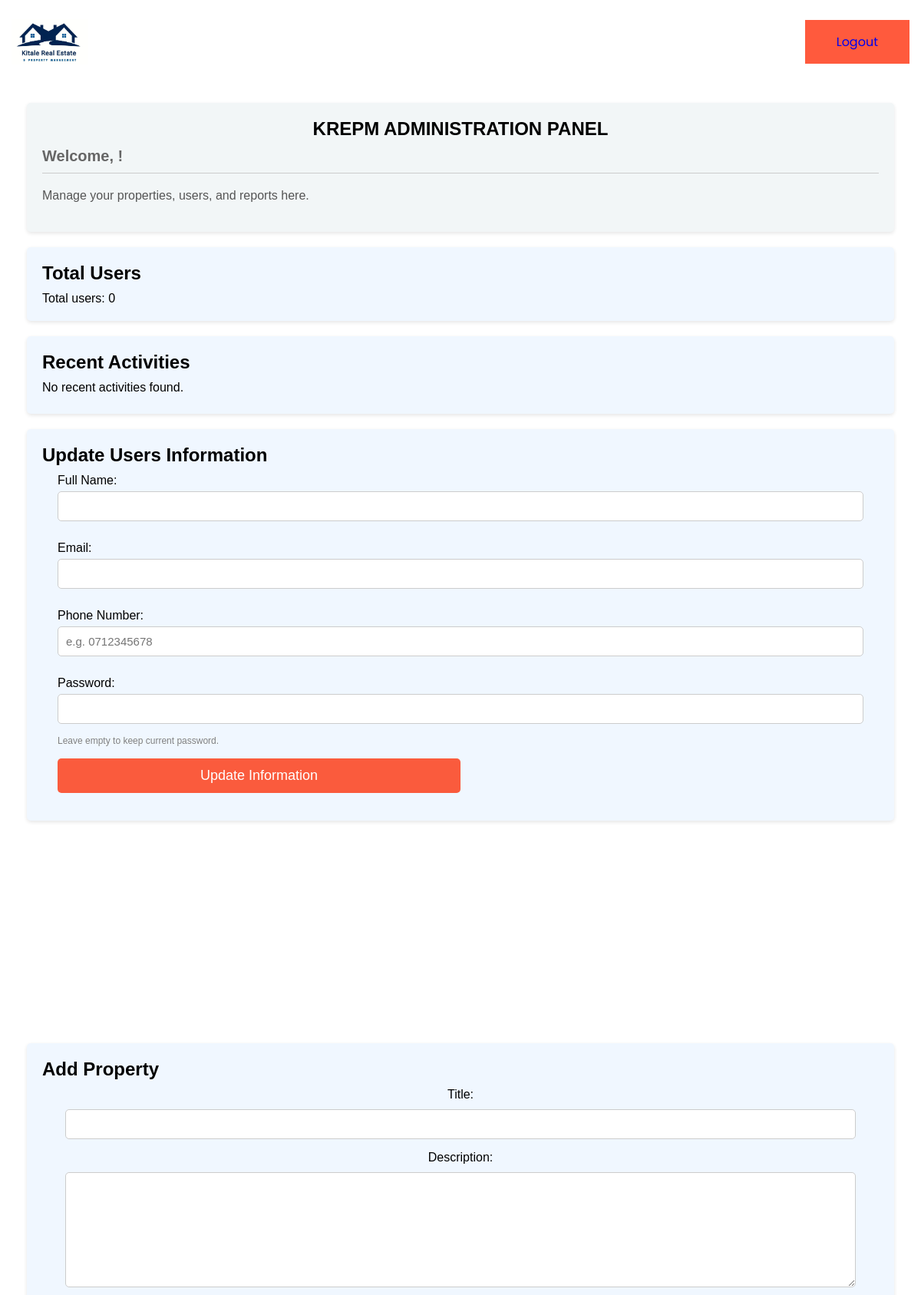
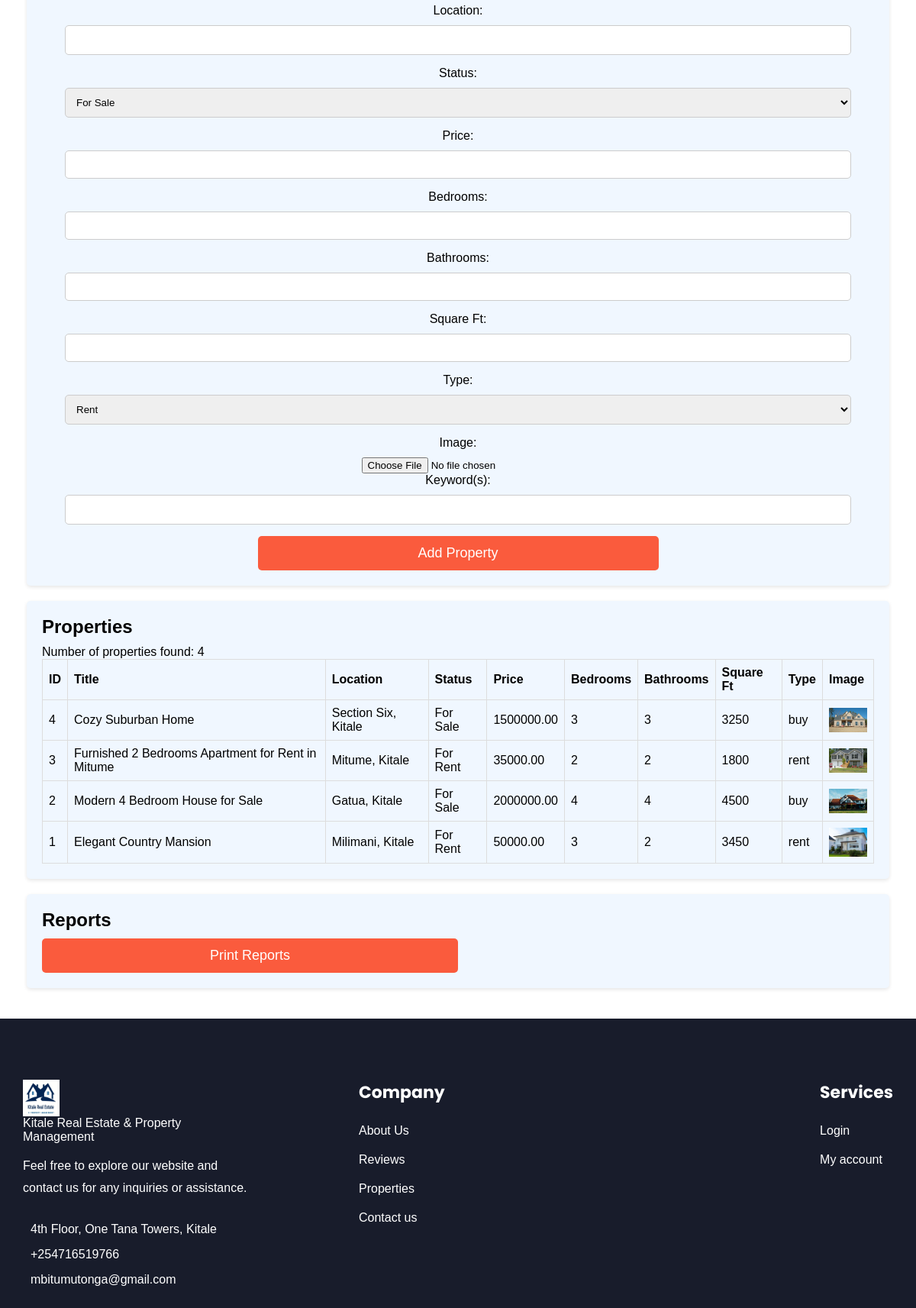
Page /admin_panel.php (signed in, upper part) on the committed database (2 pictures, top to bottom).
### tables this page shows
CREATE TABLE Properties (
    property_id INT AUTO_INCREMENT PRIMARY KEY,
    user_id INT,
    property_type VARCHAR(10),
    image_url VARCHAR(255),
    status VARCHAR(20),
    location VARCHAR(255),
    price DECIMAL(10, 2),
    title VARCHAR(255),
    description TEXT,
    bedrooms INT,
    bathrooms INT,
    square_ft INT,
    keyword VARCHAR(255) NOT NULL,
    created_at TIMESTAMP DEFAULT CURRENT_TIMESTAMP, 
    FOREIGN KEY (user_id) REFERENCES Users(user_id)
);

### admin_panel.php (the view, shortened to what this page needs)
<!DOCTYPE html>
<html lang="en">
<head>
    <link rel="stylesheet" href="./assets/css/admin.css">
    <link rel="stylesheet" href="./assets/css/style.css">
</head>
<body>
  <header class="header" data-header>
    <div class="header-bottom">
      <div class="container">
        <a href="admin_panel.php" class="logo">
        <img src="./assets/images/logo1.jpg" alt="KREPM">
        </a>
        <div class="header-bottom-actions">
          <button class="btn">
            <a href="./logout.php"><span>Logout</span></a>
          </button>
        </div>
      </div>
    </div>
  </header>
  <main>
    <div class="container">
      <div class="dashboard">
        <h1>KREPM ADMINISTRATION PANEL</h1>
        <h2>Welcome, <?php echo $_SESSION['username']; ?>!</h2>
        <hr>
        <p>Manage your properties, users, and reports here.</p></br>
      </div>
      <div class="card total-users" id="total-users">
        <h2>Total Users</h2>
        <p>
          <?php
            require './data/db.php';
            $query = "SELECT COUNT(user_id) AS total_users FROM Users";
            $result = mysqli_query($conn, $query);
            if (mysqli_num_rows($result) > 0) {
              $row = mysqli_fetch_assoc($result);
              echo "Total users: " . $row['total_users'];
            } else {
              echo "No users found.";
            }
          ?>
        </p>
      </div>
      <div class="card recent-activities" id="recent-activities">
        <h2>Recent Activities</h2>
        <ul>
          <?php
            require_once './data/db.php';
            $query = "SELECT * FROM Activities ORDER BY activity_date DESC LIMIT 5";
            $result = mysqli_query($conn, $query);
            if (mysqli_num_rows($result) > 0) {
              while ($row = mysqli_fetch_assoc($result)) {
                echo "<li>" . $row['activity_description'] . " - " . $row['activity_date'] . "</li>";
              }
            } else {
              echo "<li>No recent activities found.</li>";
            }
          ?>
        </ul>
      </div>
      <section class="update-user" id="update-user">
          <div class="card">
              <h2>Update Users Information</h2>
              <form id="update-user-form" action="update_user.php" method="post" onsubmit="return validateUpdateUserForm()">
                <div class="form-group">
                  <label for="full_name">Full Name:</label>
                  <input type="text" name="full_name" id="full_name" required>
                </div>
                <div class="form-group">
                  <label for="email">Email:</label>
                  <input type="email" name="email" id="email" class="custom-input" autocomplete="on">
                </div>
                <div class="form-group">
                  <label for="phone">Phone Number:</label>
                  <input type="tel" name="phone" id="phone" class="custom-input" placeholder="e.g. 0712345678" autocomplete="on">
                </div>
                <div class="form-group">
                  <label for="password">Password:</label>
                  <input type="password" name="password" id="password">
                  <span class="hint">Leave empty to keep current password.</span>
                </div>
                <div class="form-group">
                  <button type="submit">Update Information</button>
                </div>
              </form>
          </div>
      </section>
      <div class="card add-property" id="add-property">
      <h2>Add Property</h2>
      <form action="admin_panel.php" method="post" enctype="multipart/form-data">
          <label for="title">Title:</label>
          <input type="text" id="title" name="title" required>
          <label for="description">Description:</label>
          <textarea id="description" name="description" required></textarea>
          <label for="location">Location:</label>
          <input type="text" id="location" name="location" required>
          <label for="status">Status:</label>
          <select id="status" name="status" required>
          <option value="For Sale ">For Sale</option>
          </select>
          <label for="price">Price:</label>
          <input type="number" id="price" name="price" required>
          <label for="bedrooms">Bedrooms:</label>
          <input type="number" id="bedrooms" name="bedrooms" required>
          <label for="bathrooms">Bathrooms:</label>
          <input type="number" id="bathrooms" name="bathrooms" required>
          <label for="square_ft">Square Ft:</label>
          <input type="number" id="square_ft" name="square_ft" required>
          <label for="property_type">Type:</label>
          <select id="property_type" name="property_type" required>
          <option value="rent">Rent</option>
          </select>
          <label for="image">Image:</label>
          <input type="file" id="image" name="image" accept="image/*" required>
          <label for="keyword">Keyword(s):</label>
          <input type="text" id="keyword" name="keyword" required>
          <button type="submit" name="submit">Add Property</button>
      </form>
      </div>
      <div class="card properties" id="properties">
        <h2>Properties</h2>
        <table>
          <thead>
            <tr>
              <th>ID</th>
              <th>Title</th>
              <th>Location</th>
              <th>Status</th>
              <th>Price</th>
              <th>Bedrooms</th>
              <th>Bathrooms</th>
              <th>Square Ft</th>
              <th>Type</th>
              <th>Image</th>
            </tr>
          </thead>
          <tbody>
            <?php
            $query = "SELECT * FROM Properties ORDER BY property_id DESC";
            $result = mysqli_query($conn, $query);
            if ($result === false) {
              echo "<tr><td colspan='10'>Error fetching properties: " . mysqli_error($conn) . "</td></tr>";
            } else {
              echo "Number of properties found: " . $result->num_rows . "<br>";
              while ($row = mysqli_fetch_assoc($result)) {
                echo "<tr>";
                echo "<td>" . $row['property_id'] . "</td>";
                echo "<td>" . $row['title'] . "</td>";
                echo "<td>" . $row['location'] . "</td>";
                echo "<td>" . $row['status'] . "</td>";
                echo "<td>" . $row['price'] . "</td>";
                echo "<td>" . $row['bedrooms'] . "</td>";
                echo "<td>" . $row['bathrooms'] . "</td>";
                echo "<td>" . $row['square_ft'] . "</td>";
                echo "<td>" . $row['property_type'] . "</td>";
                echo "<td><img src='" . $row['image_url'] . "' alt='" . $row['title'] . "' class='table-image'></td>";
                echo "</tr>";
              }
            }
            ?>
          </tbody>
        </table>
      </div>
      <section id="reports" class="card">
            <h2>Reports</h2>
            <button onclick="window.print()">Print Reports</button>
        </section>
    </div>
  </main>
  <footer class="footer">
      <div class="footer-top">
        <div class="container">
          <div class="footer-brand">
            <a href="./index.php" class="logo">
              <img src="./assets/images/favicon.ico" alt="KREPM logo">
              <p >Kitale Real Estate & Property Management </p>
            </a>
            <p class="section-text">
              Feel free to explore our website and contact us for any inquiries or assistance.
            </p>
            <ul class="contact-list">
              <li>
                <a href="./index.php" class="contact-link">
                  <address>4th Floor, One Tana Towers, Kitale</address>
                </a>
              </li>
              <li>
                <a href="tel:+254716519766" class="contact-link">
                  <span>+254716519766</span>
                </a>
              </li>
              <li>
                <a href="mailto:mbitumutonga@gmail.com" class="contact-link" target="_blank">
                  <span>mbitumutonga@gmail.com</span>
                </a>
              </li>
            </ul>
          </div>
          <div class="footer-link-box">
            <ul class="footer-list">
              <li>
                <p class="footer-list-title">Company</p>
              </li>
              <li>
                <a href="./index.php" class="footer-link">About Us</a>
              </li>
              <li>
                <a href="./index.php" class="footer-link">Reviews</a>
              </li>
              <li>
                <a href="./properties.php" class="footer-link">Properties</a>
              </li>
              <li>
                <a href="./index.php" class="footer-link">Contact us</a>
              </li>
            </ul>
            <ul class="footer-list">
              <li>
                <p class="footer-list-title">Services</p>
              </li>
              <li>
                <a href="./login.php" class="footer-link">Login</a>
              </li>
              <li>
                <a href="./admin_panel.php" class="footer-link">My account</a>
              </li>
            </ul>
          </div>
        </div>
      </div>
    </footer>
  </body>
</html>

### assets/css/admin.css (style rules this page uses)
body { padding: 0; font-family: Arial, sans-serif; background-color: white; }
main { padding: 20px; }
.container { width: 100%; max-width: 1200px; margin: 0 auto; padding-inline: 15px; box-sizing: border-box; }
table { width: 100%; border-collapse: collapse; }
table, th, td { border: 1px solid #ddd; padding: 8px; text-align: left; }
.card { background-color:#f0f7ff; padding: 20px; border-radius: 5px; box-shadow: 0 2px 5px rgba(0, 0, 0, 0.1); margin-bottom: 20px; }
.card h2 { margin-bottom: 10px; }
.card label { display: block; margin-bottom: 5px; }
.dashboard { background-color: #f2f6f7; padding: 20px; border-radius: 5px; box-shadow: 0 2px 5px rgba(0, 0, 0, 0.1); margin-bottom: 20px; }
.dashboard h1 { color: black; font-size: 24px; text-align: center; margin-bottom: 10px; }
.dashboard h2 { color: #666; font-size: 20px; margin-bottom: 10px; }
.dashboard hr { border: none; border-top: 1px solid #ccc; margin-bottom: 20px; }
.dashboard p { color: #555; font-size: 16px; }
.recent-activities ul { list-style: none; padding: 0; margin: 0; }
.recent-activities li { margin-bottom: 5px; }
.card.add-property form { display: flex; flex-direction: column; align-items: center; }
.card.add-property label { margin-bottom: 10px; }
.card.add-property input[type="text"], .card.add-property input[type="number"], .card.add-property input[type="url"], .card.add-property select, .card.add-property textarea { width: calc(100% - 20px); padding: 10px; margin-bottom: 15px; border: 1px solid #ccc; border-radius: 5px; box-sizing: border-box; }
.card.add-property textarea { height: 150px; }
.card.add-property button { width: 50%; padding: 12px 24px; background-color: #fa5b3d; color: white; border: none; border-radius: 5px; font-size: 18px; cursor: pointer; text-align: center; transition: background-color 0.3s, color 0.3s; }
.card.properties { background-color: #f0f7ff; padding: 20px; border-radius: 5px; box-shadow: 0 2px 5px rgba(0, 0, 0, 0.1); margin-bottom: 20px; width: 100%; }
.table-image { width: 50px; height: auto; }
.properties { background-color: #f0f7ff; padding: 20px; border-radius: 5px; box-shadow: 0 2px 5px rgba(0, 0, 0, 0.1); margin-bottom: 20px; width: 100%; }
.properties table { width: 100%; border-collapse: collapse; }
.properties table,.properties th,.properties td { border: 1px solid #ddd; padding: 8px; text-align: left; }
.update-user { margin-top: 20px; height: 100vh; }
.form-group { margin-bottom: 1rem; }
.card input[type="text"], .card input[type="password"] { width: 100%; padding: 10px; margin-bottom: 10px; border: 1px solid #ccc; border-radius: 5px; font-size: 15px; }
.custom-input { width: 100%; padding: 10px; margin-bottom: 10px; border: 1px solid #ccc; border-radius: 5px; font-size: 15px; }
.hint { font-size: 12px; color: gray; margin-top: 5px; display: block; }
button[type="submit"] { width: 50%; background-color: #fa5b3d; color: white; padding: 12px 24px; border: none; border-radius: 5px; cursor: pointer; text-align: center; transition: background-color 0.3s, color 0.3s; }
.card button { width: 50%; background-color:#fa5b3d; color: white; border: none; border-radius: 5px; padding: 12px 24px; font-size: 18px; cursor: pointer; text-align: center; transition: background-color 0.3s, color 0.3s; }
@media only screen and (min-width: 1200px) { .container { padding-inline: 15px; } }
@media only screen and (min-width: 1200px) { .card { padding: 20px; } }
@media only screen and (min-width: 1200px) { .dashboard { padding: 20px; } }
@media only screen and (min-width: 1200px) { .card.add-property input[type="text"], .card.add-property input[type="number"], .card.add-property input[type="url"], .card.add-property select, .card.add-property textarea { width: calc(100% - 20px); } }
@media only screen and (min-width: 1200px) { .card.add-property button { width: 50%; } }
@media only screen and (min-width: 1200px) { .properties { padding: 20px; } }
@media only screen and (min-width: 1200px) { .properties table { width: 100%; } }
@media only screen and (min-width: 1200px) { .properties th,.properties td { padding: 8px; } }

### rows in the picture
properties: property_id "4", title "Cozy Suburban Home", location "Section Six, Kitale", status "For Sale", price "1500000.00", bedrooms "3", bathrooms "3", square_ft "3250", property_type "buy", image_url (picture)
properties: property_id "3", title "Furnished 2 Bedrooms Apartment for Rent in Mitume", location "Mitume, Kitale", status "For Rent", price "35000.00", bedrooms "2", bathrooms "2", square_ft "1800", property_type "rent", image_url (picture)
properties: property_id "2", title "Modern 4 Bedroom House for Sale", location "Gatua, Kitale", status "For Sale", price "2000000.00", bedrooms "4", bathrooms "4", square_ft "4500", property_type "buy", image_url (picture)
properties: property_id "1", title "Elegant Country Mansion", location "Milimani, Kitale", status "For Rent", price "50000.00", bedrooms "3", bathrooms "2", square_ft "3450", property_type "rent", image_url (picture)

### other values in the picture
$row['total_users'] "0"
